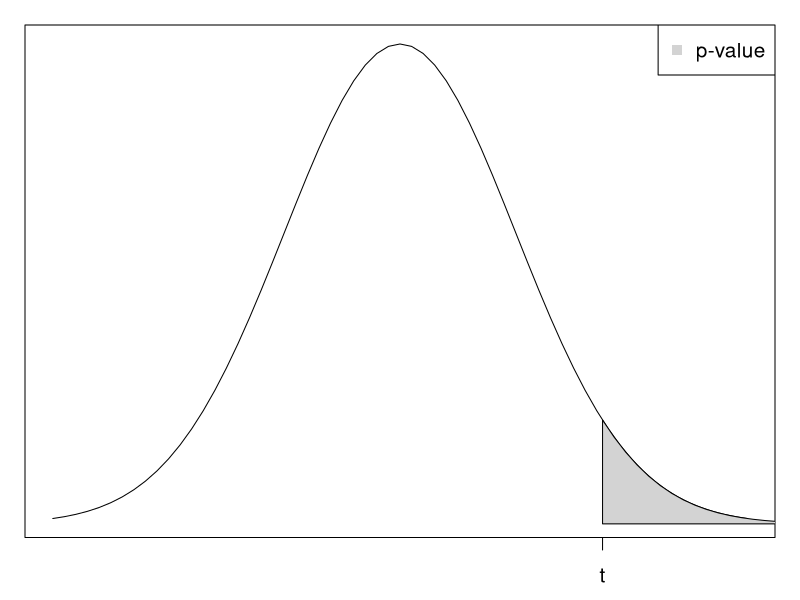
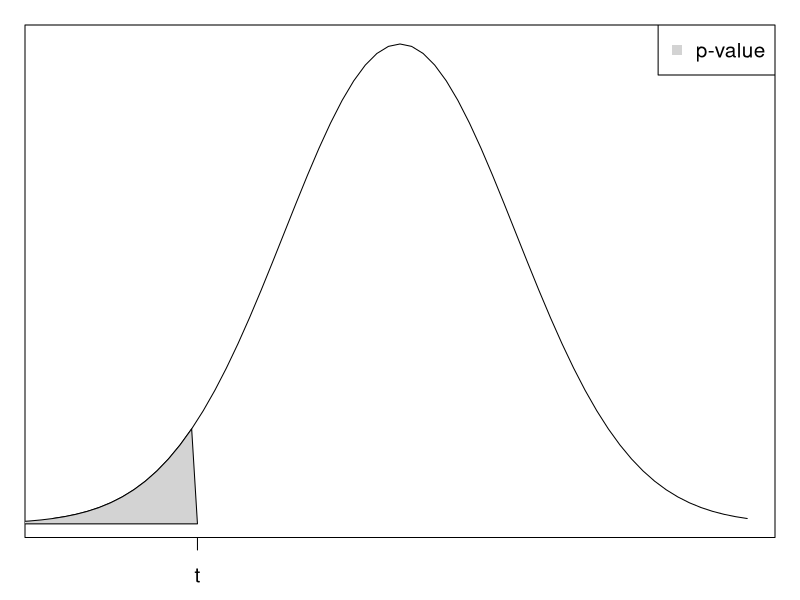
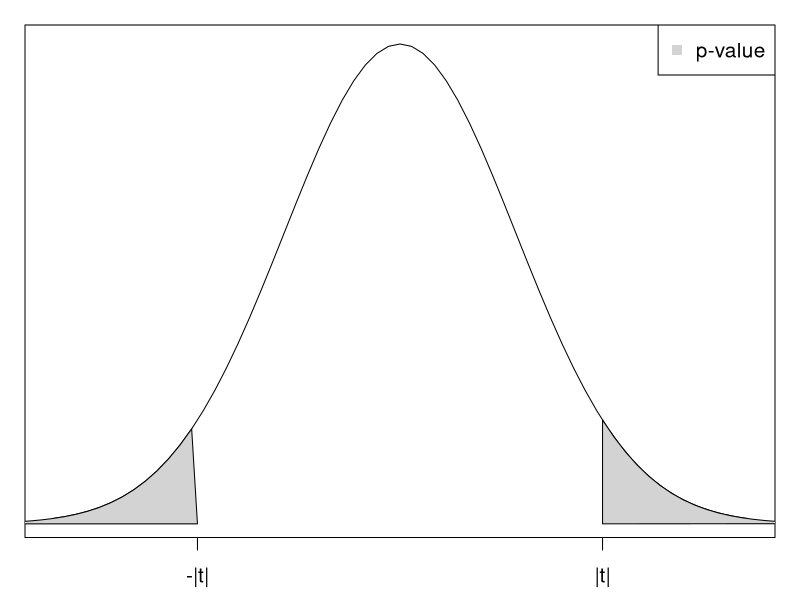

Write the R code that produced these figures, in order.
plot_norm_both <- function(mu=0, sigma=1, a, b) {
  par(mar=c(2.5,1,1,1), cex=1.25)
  # draw normal curve
  x = seq(mu - 3*sigma, mu + 3*sigma, 0.1)
  y = dnorm(x, mean = mu, sd = sigma)
  plot(x, y, type="l", ylab='', xlab='', 
       xaxt="n", yaxt="n", main='')
  # shade area lower
  lb = mu - 4*sigma
  x = c(lb, seq(lb, a, 0.1), a) 
  y = c(0, dnorm(seq(lb, a, 0.1), mean = mu, sd = sigma), 0) 
  polygon(x, y, col="lightgrey")
  # shade area upper
  ub = mu + 4*sigma
  x = c(b, seq(b, ub, 0.1), b) 
  y = c(0, dnorm(seq(b, ub, 0.1), mean = mu, sd = sigma), 0) 
  polygon(x, y, col="lightgrey")
  axis(side=1, at=c(a, b), labels=c("-|t|", "|t|"))
}

plot_norm_greater <- function(mu=0, sigma=1, a) {
  par(mar=c(2.5,1,1,1), cex=1.25)
  # draw normal curve
  x = seq(mu - 3*sigma, mu + 3*sigma, 0.1)
  y = dnorm(x, mean = mu, sd = sigma)
  plot(x, y, type="l", ylab='', xlab='', 
       xaxt="n", yaxt="n", main='')
  # shade area
  b = mu + 4*sigma
  x = c(a, seq(a, b, 0.1), b) 
  y = c(0, dnorm(seq(a, b, 0.1), mean = mu, sd = sigma), 0) 
  polygon(x, y, col="lightgrey")
  #axis(side=1, at=c(mu, a), labels=c(mu, a))
  axis(side=1, at=a, labels="t")
}

plot_norm_less <- function(mu=0, sigma=1, b) {
  par(mar=c(2.5,1,1,1), cex=1.25)
  # draw normal curve
  x = seq(mu - 3*sigma, mu + 3*sigma, 0.1)
  y = dnorm(x, mean = mu, sd = sigma)
  plot(x, y, type="l", ylab='', xlab='', 
       xaxt="n", yaxt="n", main='')
  # shade area
  a = mu - 4*sigma
  x = c(a, seq(a, b, 0.1), b) 
  y = c(0, dnorm(seq(a, b, 0.1), mean = mu, sd = sigma), 0) 
  polygon(x, y, col="lightgrey")
  # axis(side=1, at=c(mu, b), labels=c(mu, b))
  axis(side=1, at=b, labels="t")
}

pdf("pvalue_upper.pdf", width=4, height=3)
plot_norm_greater(mu=0, sigma=1, a=1.75)
legend("topright", "p-value", pch=15, col="lightgrey")
dev.off()

pdf("pvalue_lower.pdf", width=4, height=3)
plot_norm_less(mu=0, sigma=1, b=-1.75)
legend("topright", "p-value", pch=15, col="lightgrey")
dev.off()

pdf("pvalue_both.pdf", width=4, height=3)
plot_norm_both(mu=0, sigma=1, a=-1.75, b=1.75)
legend("topright", "p-value", pch=15, col="lightgrey")
dev.off()






